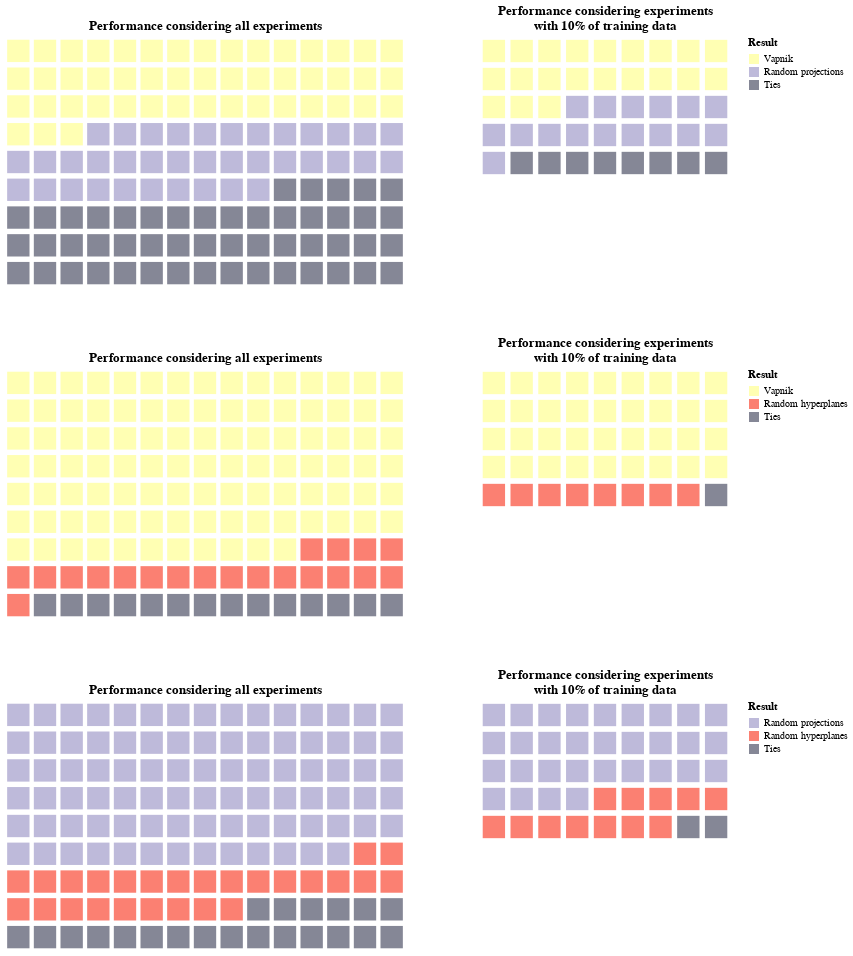

Here is the notebook cell this chart was saved with:
### Code cell
alt.vconcat(*charts[3:], spacing=50).resolve_scale(
    color='independent'
).configure_view(
    stroke=None,
)

### Figure 1 — Vega-Lite specification as saved in the notebook (floating-point values rounded to 4 significant figures; data arrays with more than 128 entries replaced by an {"elided": "..."} marker saying what was removed)
{"config": {"view": {"continuousWidth": 400, "continuousHeight": 300, "stroke": null}}, "vconcat": [{"hconcat": [{"data": {"name": "data-aaa9b796ac8786dd100ef80f5d0c0240"}, "mark": {"type": "point", "filled": true, "opacity": 1.0, "shape": "square", "size": 500}, "encoding": {"color": {"field": "result", "scale": {"range": ["#ffffb3", "#bebada", "#858796"]}, "type": "nominal"}, "strokeWidth": {"value": 0}, "tooltip": [{"field": "result", "type": "nominal"}, {"field": "train_size", "type": "nominal"}], "x": {"axis": null, "field": "col", "type": "ordinal"}, "y": {"axis": null, "field": "row", "type": "ordinal"}}, "height": 250, "title": "Performance considering all experiments", "transform": [{"calculate": "ceil(datum.id/15)", "as": "row"}, {"calculate": "datum.id - datum.row*15", "as": "col"}, {"calculate": "datum.result == datum.invariant_1 ? datum.result : (datum.result == datum.invariant_2 ? '' + datum.result : 'Ties')", "as": "result"}], "width": 400}, {"data": {"name": "data-1865deb336265eaa6345c46b827b61f9"}, "mark": {"type": "point", "filled": true, "opacity": 1.0, "shape": "square", "size": 500}, "encoding": {"color": {"field": "result", "legend": {"orient": "right", "title": "Result"}, "scale": {"range": ["#ffffb3", "#bebada", "#858796"]}, "type": "nominal"}, "strokeWidth": {"value": 0}, "tooltip": [{"field": "result", "type": "nominal"}], "x": {"axis": null, "field": "col", "type": "ordinal"}, "y": {"axis": null, "field": "row", "type": "ordinal"}}, "height": 140, "title": ["Performance considering experiments", "with 10% of training data"], "transform": [{"calculate": "ceil(datum.id/9)", "as": "row"}, {"calculate": "datum.id - datum.row*9", "as": "col"}, {"calculate": "datum.result == datum.invariant_1 ? datum.result : (datum.result == datum.invariant_2 ? '' + datum.result : 'Ties')", "as": "result"}], "width": 250}], "spacing": 75}, {"hconcat": [{"data": {"name": "data-d14f71f5e420e9dd14bb1a29d505bb08"}, "mark": {"type": "point", "filled": true, "opacity": 1.0, "shape": "square", "size": 500}, "encoding": {"color": {"field": "result", "scale": {"range": ["#ffffb3", "#fb8072", "#858796"]}, "type": "nominal"}, "strokeWidth": {"value": 0}, "tooltip": [{"field": "result", "type": "nominal"}, {"field": "train_size", "type": "nominal"}], "x": {"axis": null, "field": "col", "type": "ordinal"}, "y": {"axis": null, "field": "row", "type": "ordinal"}}, "height": 250, "title": "Performance considering all experiments", "transform": [{"calculate": "ceil(datum.id/15)", "as": "row"}, {"calculate": "datum.id - datum.row*15", "as": "col"}, {"calculate": "datum.result == datum.invariant_1 ? datum.result : (datum.result == datum.invariant_2 ? '' + datum.result : 'Ties')", "as": "result"}], "width": 400}, {"data": {"name": "data-8332c5f1bd78877fd81c0398db10b439"}, "mark": {"type": "point", "filled": true, "opacity": 1.0, "shape": "square", "size": 500}, "encoding": {"color": {"field": "result", "legend": {"orient": "right", "title": "Result"}, "scale": {"range": ["#ffffb3", "#fb8072", "#858796"]}, "type": "nominal"}, "strokeWidth": {"value": 0}, "tooltip": [{"field": "result", "type": "nominal"}], "x": {"axis": null, "field": "col", "type": "ordinal"}, "y": {"axis": null, "field": "row", "type": "ordinal"}}, "height": 140, "title": ["Performance considering experiments", "with 10% of training data"], "transform": [{"calculate": "ceil(datum.id/9)", "as": "row"}, {"calculate": "datum.id - datum.row*9", "as": "col"}, {"calculate": "datum.result == datum.invariant_1 ? datum.result : (datum.result == datum.invariant_2 ? '' + datum.result : 'Ties')", "as": "result"}], "width": 250}], "spacing": 75}, {"hconcat": [{"data": {"name": "data-4d80f68669ddb7ada0f90bc18b4fac1a"}, "mark": {"type": "point", "filled": true, "opacity": 1.0, "shape": "square", "size": 500}, "encoding": {"color": {"field": "result", "scale": {"range": ["#bebada", "#fb8072", "#858796"]}, "type": "nominal"}, "strokeWidth": {"value": 0}, "tooltip": [{"field": "result", "type": "nominal"}, {"field": "train_size", "type": "nominal"}], "x": {"axis": null, "field": "col", "type": "ordinal"}, "y": {"axis": null, "field": "row", "type": "ordinal"}}, "height": 250, "title": "Performance considering all experiments", "transform": [{"calculate": "ceil(datum.id/15)", "as": "row"}, {"calculate": "datum.id - datum.row*15", "as": "col"}, {"calculate": "datum.result == datum.invariant_1 ? datum.result : (datum.result == datum.invariant_2 ? '' + datum.result : 'Ties')", "as": "result"}], "width": 400}, {"data": {"name": "data-891425325d741e66bca654ee3a651182"}, "mark": {"type": "point", "filled": true, "opacity": 1.0, "shape": "square", "size": 500}, "encoding": {"color": {"field": "result", "legend": {"orient": "right", "title": "Result"}, "scale": {"range": ["#bebada", "#fb8072", "#858796"]}, "type": "nominal"}, "strokeWidth": {"value": 0}, "tooltip": [{"field": "result", "type": "nominal"}], "x": {"axis": null, "field": "col", "type": "ordinal"}, "y": {"axis": null, "field": "row", "type": "ordinal"}}, "height": 140, "title": ["Performance considering experiments", "with 10% of training data"], "transform": [{"calculate": "ceil(datum.id/9)", "as": "row"}, {"calculate": "datum.id - datum.row*9", "as": "col"}, {"calculate": "datum.result == datum.invariant_1 ? datum.result : (datum.result == datum.invariant_2 ? '' + datum.result : 'Ties')", "as": "result"}], "width": 250}], "spacing": 75}], "resolve": {"scale": {"color": "independent"}}, "spacing": 50, "$schema": "https://vega.github.io/schema/vega-lite/v4.17.0.json", "datasets": {"data-aaa9b796ac8786dd100ef80f5d0c0240": {"elided": "135 records"}, "data-1865deb336265eaa6345c46b827b61f9": [{"invariant_1": "Vapnik", "invariant_2": "Random projections", "result": "Vapnik", "id": 1, "train_size": 0.1}, {"invariant_1": "Vapnik", "invariant_2": "Random projections", "result": "Vapnik", "id": 2, "train_size": 0.1}, {"invariant_1": "Vapnik", "invariant_2": "Random projections", "result": "Vapnik", "id": 3, "train_size": 0.1}, {"invariant_1": "Vapnik", "invariant_2": "Random projections", "result": "Vapnik", "id": 4, "train_size": 0.1}, {"invariant_1": "Vapnik", "invariant_2": "Random projections", "result": "Vapnik", "id": 5, "train_size": 0.1}, {"invariant_1": "Vapnik", "invariant_2": "Random projections", "result": "Vapnik", "id": 6, "train_size": 0.1}, {"invariant_1": "Vapnik", "invariant_2": "Random projections", "result": "Vapnik", "id": 7, "train_size": 0.1}, {"invariant_1": "Vapnik", "invariant_2": "Random projections", "result": "Vapnik", "id": 8, "train_size": 0.1}, {"invariant_1": "Vapnik", "invariant_2": "Random projections", "result": "Vapnik", "id": 9, "train_size": 0.1}, {"invariant_1": "Vapnik", "invariant_2": "Random projections", "result": "Vapnik", "id": 10, "train_size": 0.1}, {"invariant_1": "Vapnik", "invariant_2": "Random projections", "result": "Vapnik", "id": 11, "train_size": 0.1}, {"invariant_1": "Vapnik", "invariant_2": "Random projections", "result": "Vapnik", "id": 12, "train_size": 0.1}, {"invariant_1": "Vapnik", "invariant_2": "Random projections", "result": "Vapnik", "id": 13, "train_size": 0.1}, {"invariant_1": "Vapnik", "invariant_2": "Random projections", "result": "Vapnik", "id": 14, "train_size": 0.1}, {"invariant_1": "Vapnik", "invariant_2": "Random projections", "result": "Vapnik", "id": 15, "train_size": 0.1}, {"invariant_1": "Vapnik", "invariant_2": "Random projections", "result": "Vapnik", "id": 16, "train_size": 0.1}, {"invariant_1": "Vapnik", "invariant_2": "Random projections", "result": "Vapnik", "id": 17, "train_size": 0.1}, {"invariant_1": "Vapnik", "invariant_2": "Random projections", "result": "Vapnik", "id": 18, "train_size": 0.1}, {"invariant_1": "Vapnik", "invariant_2": "Random projections", "result": "Vapnik", "id": 19, "train_size": 0.1}, {"invariant_1": "Vapnik", "invariant_2": "Random projections", "result": "Vapnik", "id": 20, "train_size": 0.1}, {"invariant_1": "Vapnik", "invariant_2": "Random projections", "result": "Vapnik", "id": 21, "train_size": 0.1}, {"invariant_1": "Vapnik", "invariant_2": "Random projections", "result": "Random projections", "id": 22, "train_size": 0.1}, {"invariant_1": "Vapnik", "invariant_2": "Random projections", "result": "Random projections", "id": 23, "train_size": 0.1}, {"invariant_1": "Vapnik", "invariant_2": "Random projections", "result": "Random projections", "id": 24, "train_size": 0.1}, {"invariant_1": "Vapnik", "invariant_2": "Random projections", "result": "Random projections", "id": 25, "train_size": 0.1}, {"invariant_1": "Vapnik", "invariant_2": "Random projections", "result": "Random projections", "id": 26, "train_size": 0.1}, {"invariant_1": "Vapnik", "invariant_2": "Random projections", "result": "Random projections", "id": 27, "train_size": 0.1}, {"invariant_1": "Vapnik", "invariant_2": "Random projections", "result": "Random projections", "id": 28, "train_size": 0.1}, {"invariant_1": "Vapnik", "invariant_2": "Random projections", "result": "Random projections", "id": 29, "train_size": 0.1}, {"invariant_1": "Vapnik", "invariant_2": "Random projections", "result": "Random projections", "id": 30, "train_size": 0.1}, {"invariant_1": "Vapnik", "invariant_2": "Random projections", "result": "Random projections", "id": 31, "train_size": 0.1}, {"invariant_1": "Vapnik", "invariant_2": "Random projections", "result": "Random projections", "id": 32, "train_size": 0.1}, {"invariant_1": "Vapnik", "invariant_2": "Random projections", "result": "Random projections", "id": 33, "train_size": 0.1}, {"invariant_1": "Vapnik", "invariant_2": "Random projections", "result": "Random projections", "id": 34, "train_size": 0.1}, {"invariant_1": "Vapnik", "invariant_2": "Random projections", "result": "Random projections", "id": 35, "train_size": 0.1}, {"invariant_1": "Vapnik", "invariant_2": "Random projections", "result": "Random projections", "id": 36, "train_size": 0.1}, {"invariant_1": "Vapnik", "invariant_2": "Random projections", "result": "Random projections", "id": 37, "train_size": 0.1}, {"invariant_1": "Vapnik", "invariant_2": "Random projections", "result": "Tie", "id": 38, "train_size": 0.1}, {"invariant_1": "Vapnik", "invariant_2": "Random projections", "result": "Tie", "id": 39, "train_size": 0.1}, {"invariant_1": "Vapnik", "invariant_2": "Random projections", "result": "Tie", "id": 40, "train_size": 0.1}, {"invariant_1": "Vapnik", "invariant_2": "Random projections", "result": "Tie", "id": 41, "train_size": 0.1}, {"invariant_1": "Vapnik", "invariant_2": "Random projections", "result": "Tie", "id": 42, "train_size": 0.1}, {"invariant_1": "Vapnik", "invariant_2": "Random projections", "result": "Tie", "id": 43, "train_size": 0.1}, {"invariant_1": "Vapnik", "invariant_2": "Random projections", "result": "Tie", "id": 44, "train_size": 0.1}, {"invariant_1": "Vapnik", "invariant_2": "Random projections", "result": "Tie", "id": 45, "train_size": 0.1}], "data-d14f71f5e420e9dd14bb1a29d505bb08": {"elided": "135 records"}, "data-8332c5f1bd78877fd81c0398db10b439": [{"invariant_1": "Vapnik", "invariant_2": "Random hyperplanes", "result": "Vapnik", "id": 1, "train_size": 0.1}, {"invariant_1": "Vapnik", "invariant_2": "Random hyperplanes", "result": "Vapnik", "id": 2, "train_size": 0.1}, {"invariant_1": "Vapnik", "invariant_2": "Random hyperplanes", "result": "Vapnik", "id": 3, "train_size": 0.1}, {"invariant_1": "Vapnik", "invariant_2": "Random hyperplanes", "result": "Vapnik", "id": 4, "train_size": 0.1}, {"invariant_1": "Vapnik", "invariant_2": "Random hyperplanes", "result": "Vapnik", "id": 5, "train_size": 0.1}, {"invariant_1": "Vapnik", "invariant_2": "Random hyperplanes", "result": "Vapnik", "id": 6, "train_size": 0.1}, {"invariant_1": "Vapnik", "invariant_2": "Random hyperplanes", "result": "Vapnik", "id": 7, "train_size": 0.1}, {"invariant_1": "Vapnik", "invariant_2": "Random hyperplanes", "result": "Vapnik", "id": 8, "train_size": 0.1}, {"invariant_1": "Vapnik", "invariant_2": "Random hyperplanes", "result": "Vapnik", "id": 9, "train_size": 0.1}, {"invariant_1": "Vapnik", "invariant_2": "Random hyperplanes", "result": "Vapnik", "id": 10, "train_size": 0.1}, {"invariant_1": "Vapnik", "invariant_2": "Random hyperplanes", "result": "Vapnik", "id": 11, "train_size": 0.1}, {"invariant_1": "Vapnik", "invariant_2": "Random hyperplanes", "result": "Vapnik", "id": 12, "train_size": 0.1}, {"invariant_1": "Vapnik", "invariant_2": "Random hyperplanes", "result": "Vapnik", "id": 13, "train_size": 0.1}, {"invariant_1": "Vapnik", "invariant_2": "Random hyperplanes", "result": "Vapnik", "id": 14, "train_size": 0.1}, {"invariant_1": "Vapnik", "invariant_2": "Random hyperplanes", "result": "Vapnik", "id": 15, "train_size": 0.1}, {"invariant_1": "Vapnik", "invariant_2": "Random hyperplanes", "result": "Vapnik", "id": 16, "train_size": 0.1}, {"invariant_1": "Vapnik", "invariant_2": "Random hyperplanes", "result": "Vapnik", "id": 17, "train_size": 0.1}, {"invariant_1": "Vapnik", "invariant_2": "Random hyperplanes", "result": "Vapnik", "id": 18, "train_size": 0.1}, {"invariant_1": "Vapnik", "invariant_2": "Random hyperplanes", "result": "Vapnik", "id": 19, "train_size": 0.1}, {"invariant_1": "Vapnik", "invariant_2": "Random hyperplanes", "result": "Vapnik", "id": 20, "train_size": 0.1}, {"invariant_1": "Vapnik", "invariant_2": "Random hyperplanes", "result": "Vapnik", "id": 21, "train_size": 0.1}, {"invariant_1": "Vapnik", "invariant_2": "Random hyperplanes", "result": "Vapnik", "id": 22, "train_size": 0.1}, {"invariant_1": "Vapnik", "invariant_2": "Random hyperplanes", "result": "Vapnik", "id": 23, "train_size": 0.1}, {"invariant_1": "Vapnik", "invariant_2": "Random hyperplanes", "result": "Vapnik", "id": 24, "train_size": 0.1}, {"invariant_1": "Vapnik", "invariant_2": "Random hyperplanes", "result": "Vapnik", "id": 25, "train_size": 0.1}, {"invariant_1": "Vapnik", "invariant_2": "Random hyperplanes", "result": "Vapnik", "id": 26, "train_size": 0.1}, {"invariant_1": "Vapnik", "invariant_2": "Random hyperplanes", "result": "Vapnik", "id": 27, "train_size": 0.1}, {"invariant_1": "Vapnik", "invariant_2": "Random hyperplanes", "result": "Vapnik", "id": 28, "train_size": 0.1}, {"invariant_1": "Vapnik", "invariant_2": "Random hyperplanes", "result": "Vapnik", "id": 29, "train_size": 0.1}, {"invariant_1": "Vapnik", "invariant_2": "Random hyperplanes", "result": "Vapnik", "id": 30, "train_size": 0.1}, {"invariant_1": "Vapnik", "invariant_2": "Random hyperplanes", "result": "Vapnik", "id": 31, "train_size": 0.1}, {"invariant_1": "Vapnik", "invariant_2": "Random hyperplanes", "result": "Vapnik", "id": 32, "train_size": 0.1}, {"invariant_1": "Vapnik", "invariant_2": "Random hyperplanes", "result": "Vapnik", "id": 33, "train_size": 0.1}, {"invariant_1": "Vapnik", "invariant_2": "Random hyperplanes", "result": "Vapnik", "id": 34, "train_size": 0.1}, {"invariant_1": "Vapnik", "invariant_2": "Random hyperplanes", "result": "Vapnik", "id": 35, "train_size": 0.1}, {"invariant_1": "Vapnik", "invariant_2": "Random hyperplanes", "result": "Vapnik", "id": 36, "train_size": 0.1}, {"invariant_1": "Vapnik", "invariant_2": "Random hyperplanes", "result": "Random hyperplanes", "id": 37, "train_size": 0.1}, {"invariant_1": "Vapnik", "invariant_2": "Random hyperplanes", "result": "Random hyperplanes", "id": 38, "train_size": 0.1}, {"invariant_1": "Vapnik", "invariant_2": "Random hyperplanes", "result": "Random hyperplanes", "id": 39, "train_size": 0.1}, {"invariant_1": "Vapnik", "invariant_2": "Random hyperplanes", "result": "Random hyperplanes", "id": 40, "train_size": 0.1}, {"invariant_1": "Vapnik", "invariant_2": "Random hyperplanes", "result": "Random hyperplanes", "id": 41, "train_size": 0.1}, {"invariant_1": "Vapnik", "invariant_2": "Random hyperplanes", "result": "Random hyperplanes", "id": 42, "train_size": 0.1}, {"invariant_1": "Vapnik", "invariant_2": "Random hyperplanes", "result": "Random hyperplanes", "id": 43, "train_size": 0.1}, {"invariant_1": "Vapnik", "invariant_2": "Random hyperplanes", "result": "Random hyperplanes", "id": 44, "train_size": 0.1}, {"invariant_1": "Vapnik", "invariant_2": "Random hyperplanes", "result": "Tie", "id": 45, "train_size": 0.1}], "data-4d80f68669ddb7ada0f90bc18b4fac1a": {"elided": "135 records"}, "data-891425325d741e66bca654ee3a651182": [{"invariant_1": "Random projections", "invariant_2": "Random hyperplanes", "result": "Random projections", "id": 1, "train_size": 0.1}, {"invariant_1": "Random projections", "invariant_2": "Random hyperplanes", "result": "Random projections", "id": 2, "train_size": 0.1}, {"invariant_1": "Random projections", "invariant_2": "Random hyperplanes", "result": "Random projections", "id": 3, "train_size": 0.1}, {"invariant_1": "Random projections", "invariant_2": "Random hyperplanes", "result": "Random projections", "id": 4, "train_size": 0.1}, {"invariant_1": "Random projections", "invariant_2": "Random hyperplanes", "result": "Random projections", "id": 5, "train_size": 0.1}, {"invariant_1": "Random projections", "invariant_2": "Random hyperplanes", "result": "Random projections", "id": 6, "train_size": 0.1}, {"invariant_1": "Random projections", "invariant_2": "Random hyperplanes", "result": "Random projections", "id": 7, "train_size": 0.1}, {"invariant_1": "Random projections", "invariant_2": "Random hyperplanes", "result": "Random projections", "id": 8, "train_size": 0.1}, {"invariant_1": "Random projections", "invariant_2": "Random hyperplanes", "result": "Random projections", "id": 9, "train_size": 0.1}, {"invariant_1": "Random projections", "invariant_2": "Random hyperplanes", "result": "Random projections", "id": 10, "train_size": 0.1}, {"invariant_1": "Random projections", "invariant_2": "Random hyperplanes", "result": "Random projections", "id": 11, "train_size": 0.1}, {"invariant_1": "Random projections", "invariant_2": "Random hyperplanes", "result": "Random projections", "id": 12, "train_size": 0.1}, {"invariant_1": "Random projections", "invariant_2": "Random hyperplanes", "result": "Random projections", "id": 13, "train_size": 0.1}, {"invariant_1": "Random projections", "invariant_2": "Random hyperplanes", "result": "Random projections", "id": 14, "train_size": 0.1}, {"invariant_1": "Random projections", "invariant_2": "Random hyperplanes", "result": "Random projections", "id": 15, "train_size": 0.1}, {"invariant_1": "Random projections", "invariant_2": "Random hyperplanes", "result": "Random projections", "id": 16, "train_size": 0.1}, {"invariant_1": "Random projections", "invariant_2": "Random hyperplanes", "result": "Random projections", "id": 17, "train_size": 0.1}, {"invariant_1": "Random projections", "invariant_2": "Random hyperplanes", "result": "Random projections", "id": 18, "train_size": 0.1}, {"invariant_1": "Random projections", "invariant_2": "Random hyperplanes", "result": "Random projections", "id": 19, "train_size": 0.1}, {"invariant_1": "Random projections", "invariant_2": "Random hyperplanes", "result": "Random projections", "id": 20, "train_size": 0.1}, {"invariant_1": "Random projections", "invariant_2": "Random hyperplanes", "result": "Random projections", "id": 21, "train_size": 0.1}, {"invariant_1": "Random projections", "invariant_2": "Random hyperplanes", "result": "Random projections", "id": 22, "train_size": 0.1}, {"invariant_1": "Random projections", "invariant_2": "Random hyperplanes", "result": "Random projections", "id": 23, "train_size": 0.1}, {"invariant_1": "Random projections", "invariant_2": "Random hyperplanes", "result": "Random projections", "id": 24, "train_size": 0.1}, {"invariant_1": "Random projections", "invariant_2": "Random hyperplanes", "result": "Random projections", "id": 25, "train_size": 0.1}, {"invariant_1": "Random projections", "invariant_2": "Random hyperplanes", "result": "Random projections", "id": 26, "train_size": 0.1}, {"invariant_1": "Random projections", "invariant_2": "Random hyperplanes", "result": "Random projections", "id": 27, "train_size": 0.1}, {"invariant_1": "Random projections", "invariant_2": "Random hyperplanes", "result": "Random projections", "id": 28, "train_size": 0.1}, {"invariant_1": "Random projections", "invariant_2": "Random hyperplanes", "result": "Random projections", "id": 29, "train_size": 0.1}, {"invariant_1": "Random projections", "invariant_2": "Random hyperplanes", "result": "Random projections", "id": 30, "train_size": 0.1}, {"invariant_1": "Random projections", "invariant_2": "Random hyperplanes", "result": "Random projections", "id": 31, "train_size": 0.1}, {"invariant_1": "Random projections", "invariant_2": "Random hyperplanes", "result": "Random hyperplanes", "id": 32, "train_size": 0.1}, {"invariant_1": "Random projections", "invariant_2": "Random hyperplanes", "result": "Random hyperplanes", "id": 33, "train_size": 0.1}, {"invariant_1": "Random projections", "invariant_2": "Random hyperplanes", "result": "Random hyperplanes", "id": 34, "train_size": 0.1}, {"invariant_1": "Random projections", "invariant_2": "Random hyperplanes", "result": "Random hyperplanes", "id": 35, "train_size": 0.1}, {"invariant_1": "Random projections", "invariant_2": "Random hyperplanes", "result": "Random hyperplanes", "id": 36, "train_size": 0.1}, {"invariant_1": "Random projections", "invariant_2": "Random hyperplanes", "result": "Random hyperplanes", "id": 37, "train_size": 0.1}, {"invariant_1": "Random projections", "invariant_2": "Random hyperplanes", "result": "Random hyperplanes", "id": 38, "train_size": 0.1}, {"invariant_1": "Random projections", "invariant_2": "Random hyperplanes", "result": "Random hyperplanes", "id": 39, "train_size": 0.1}, {"invariant_1": "Random projections", "invariant_2": "Random hyperplanes", "result": "Random hyperplanes", "id": 40, "train_size": 0.1}, {"invariant_1": "Random projections", "invariant_2": "Random hyperplanes", "result": "Random hyperplanes", "id": 41, "train_size": 0.1}, {"invariant_1": "Random projections", "invariant_2": "Random hyperplanes", "result": "Random hyperplanes", "id": 42, "train_size": 0.1}, {"invariant_1": "Random projections", "invariant_2": "Random hyperplanes", "result": "Random hyperplanes", "id": 43, "train_size": 0.1}, {"invariant_1": "Random projections", "invariant_2": "Random hyperplanes", "result": "Tie", "id": 44, "train_size": 0.1}, {"invariant_1": "Random projections", "invariant_2": "Random hyperplanes", "result": "Tie", "id": 45, "train_size": 0.1}]}}
